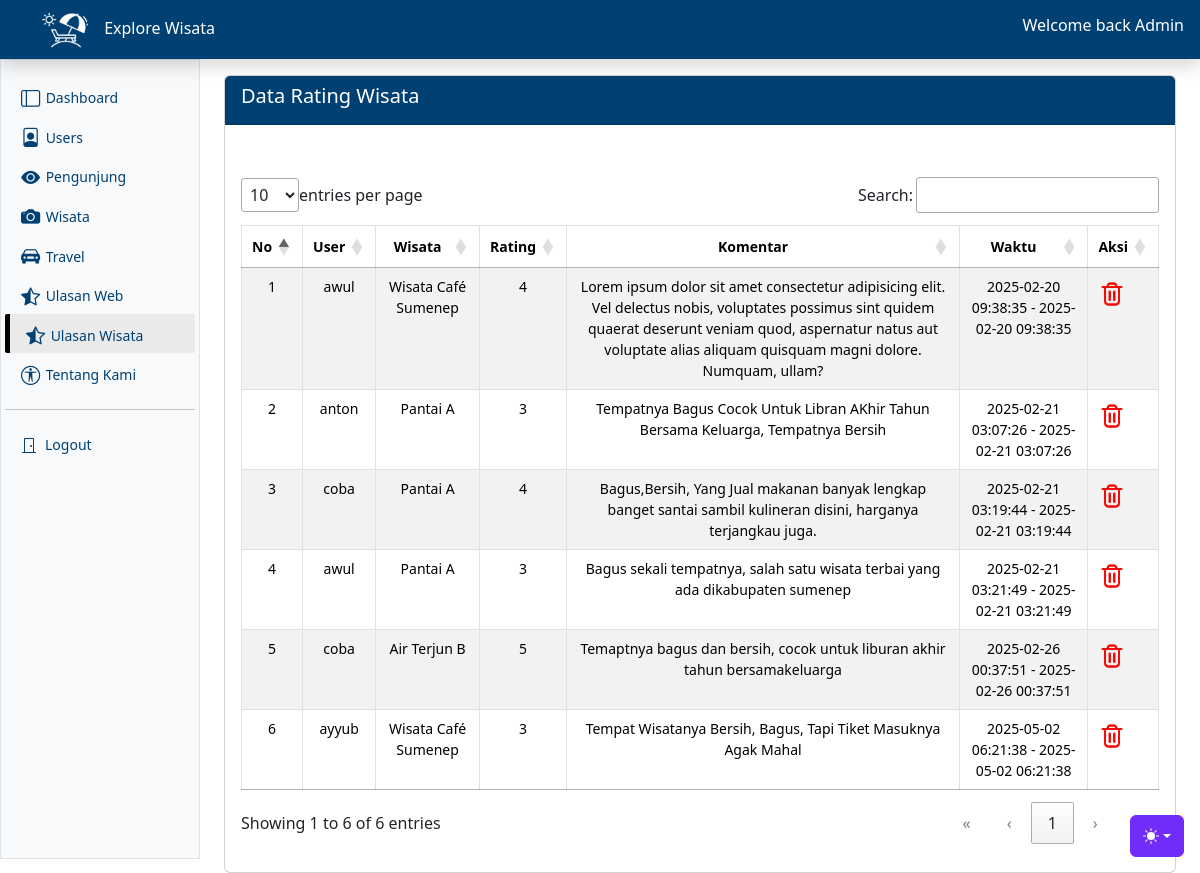
Before: /backend/index.php?page=data-ulasan-wisata (signed in) with the older database file.
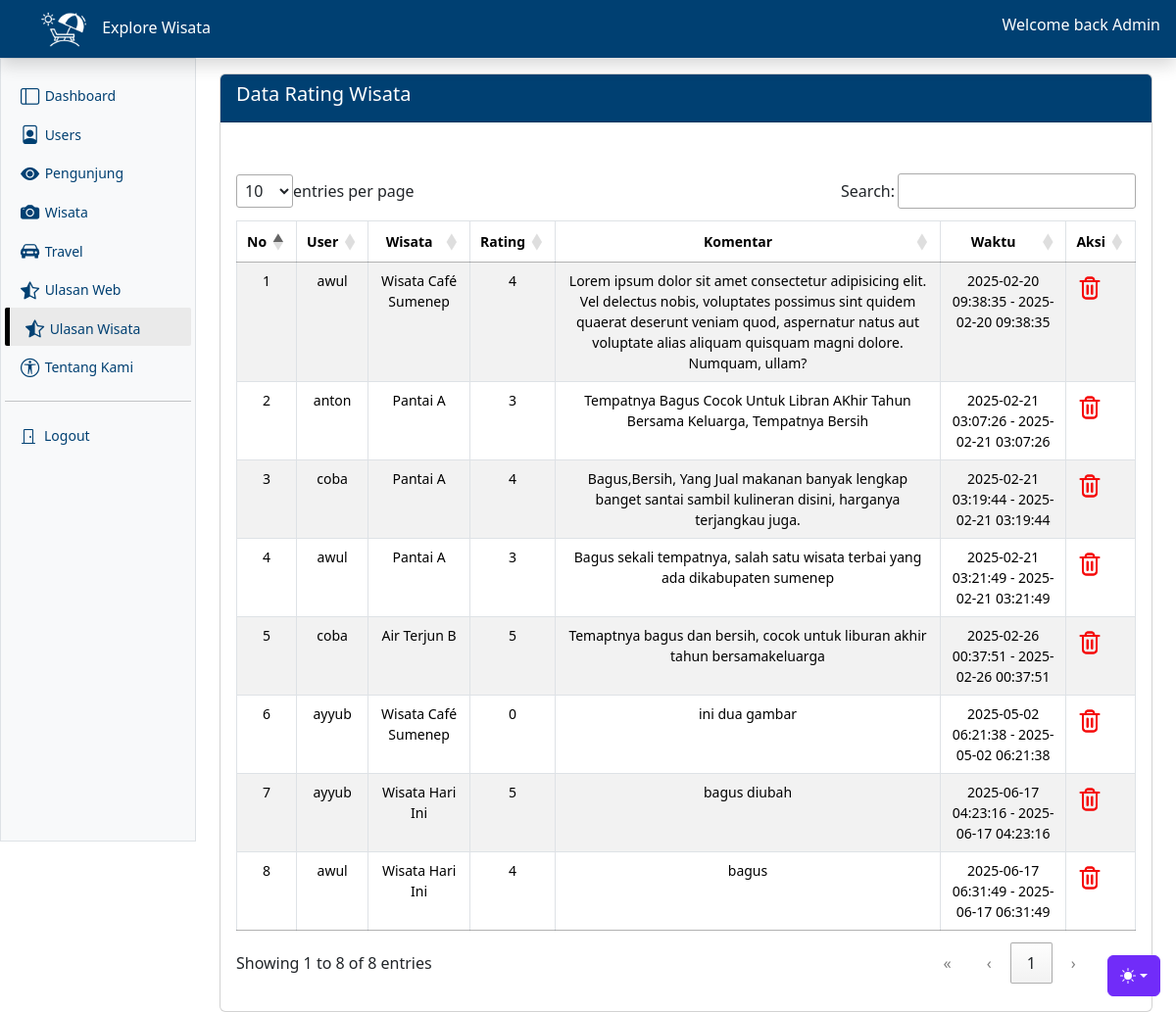
After: the same page with the newer database file.
### tables this page shows
CREATE TABLE `komentar` (
  `id` int(11) NOT NULL,
  `user_id` int(11) NOT NULL,
  `komentar` text NOT NULL,
  `rating` int(11) NOT NULL,
  `wisata_id` int(11) NOT NULL,
  `gambar` varchar(255) NOT NULL,
  `gambar1` varchar(255) NOT NULL,
  `created_at` timestamp NOT NULL DEFAULT current_timestamp(),
  `updated_at` timestamp NOT NULL DEFAULT current_timestamp()
);

CREATE TABLE `user` (
  `id` int(11) NOT NULL,
  `nama` text NOT NULL,
  `email` text NOT NULL,
  `password` text NOT NULL,
  `level` enum('user','admin') NOT NULL,
  `Alamat` text NOT NULL,
  `created_at` timestamp NOT NULL DEFAULT current_timestamp(),
  `updated_at` timestamp NOT NULL DEFAULT current_timestamp()
);

CREATE TABLE `wisata` (
  `id` int(11) NOT NULL,
  `nama_wisata` varchar(255) DEFAULT NULL,
  `operasional` varchar(255) DEFAULT NULL,
  `harga_tiket` varchar(255) NOT NULL,
  `deskripsi` text DEFAULT NULL,
  `gambar` text DEFAULT NULL,
  `gambar1` text DEFAULT NULL,
  `gambar2` text DEFAULT NULL,
  `gambar3` text DEFAULT NULL,
  `gambar4` text DEFAULT NULL,
  `gambar5` text DEFAULT NULL,
  `gambar6` varchar(255) NOT NULL,
  `gambar7` varchar(255) NOT NULL,
  `gambar8` varchar(255) NOT NULL,
  `gambar9` varchar(255) NOT NULL,
  `kec` varchar(255) NOT NULL,
  `latlng` varchar(255) DEFAULT NULL,
  `kategori` varchar(255) NOT NULL,
  `status` varchar(255) NOT NULL,
  `created_at` timestamp NOT NULL DEFAULT current_timestamp(),
  `updated-at` timestamp NOT NULL DEFAULT current_timestamp()
);

### backend/admin/ulasan_wisata/index.php (the view, shortened to what this page needs)
<div class="card card-info mt-3" id="card-data">
    <div class="card-header" style="background-color: #004072;">
        <h5 class="card-title" style="color: #fff;">
            <i class="fa fa-table"></i> Data Rating Wisata
        </h5>
    </div>
    <div class="card-body">
        <div class="table-responsive">
            <br>
            <table id="example" class="table table-bordered table-striped" style="font-size: 14px;">
                <thead>
                    <tr>
                        <th class="text-center">No</th>
                        <th class="text-center">User</th>
                        <th class="text-center">Wisata</th>
                        <th class="text-center">Rating</th>
                        <th class="text-center">Komentar</th>
                        <th class="text-center">Waktu</th>
                        <th class="text-center">Aksi</th>
                    </tr>
                </thead>
                <tbody>
                    <?php
                    $no = 1;
                    $result = mysqli_query($koneksi, "SELECT user.nama,nama_wisata,komentar.id,rating,komentar,komentar.created_at,komentar.updated_at FROM komentar JOIN user ON komentar.user_id = user.id JOIN wisata ON komentar.wisata_id = wisata.id");
                    while ($data = mysqli_fetch_assoc($result)) { ?>
                        <tr>
                            <td class="text-center">
                                <?php echo $no++; ?>
                            </td>
                            <td class="text-center">
                                <?php echo $data['nama']; ?>
                            </td>
                            <td class="text-center">
                                <?php echo $data['nama_wisata']; ?>
                            </td>
                            <td class="text-center">
                                <?php echo $data['rating']; ?>
                            </td>
                            <td class="text-center">
                                <?php echo $data['komentar']; ?>
                            </td>
                            <td class="text-center">
                                <?php echo $data['created_at']; ?> - <?= $data['updated_at']; ?>
                            </td>
                            <td>
                                <div class="action d-flex">
                                    <a href="?page=del-ulasan-wisata&kode=<?php echo $data['id']; ?>" onclick="return confirm('Apakah anda yakin hapus data ini ?')" title="Hapus" class="mt-1">
                                        <img src="assets/img/icon_action/trash.png" alt="trash" width="28">
                                    </a>
                                </div>
                            </td>
                        </tr>
                    <?php
                    }
                    ?>
                </tbody>
            </table>
        </div>
    </div>

Changed rows visible on the page:
changed komentar: rating "3" → "0"; komentar "Tempat Wisatanya Bersih, Bagus, Tapi Tiket Masuknya Agak Mahal" → "ini dua gambar"
added komentar: user.nama "ayyub", wisata.nama_wisata "Wisata Hari Ini", rating "5", komentar "bagus diubah", created_at "2025-06-17 04:23:16", updated_at "2025-06-17 04:23:16"
added komentar: user.nama "awul", wisata.nama_wisata "Wisata Hari Ini", rating "4", komentar "bagus", created_at "2025-06-17 06:31:49", updated_at "2025-06-17 06:31:49"
Other visible differences:
text written by a page script: "entries per page Search: Showing 1 to 6 of 6 entries « ‹ 1 ›" → "entries per page Search: Showing 1 to 8 of 8 entries « ‹ 1 ›"
